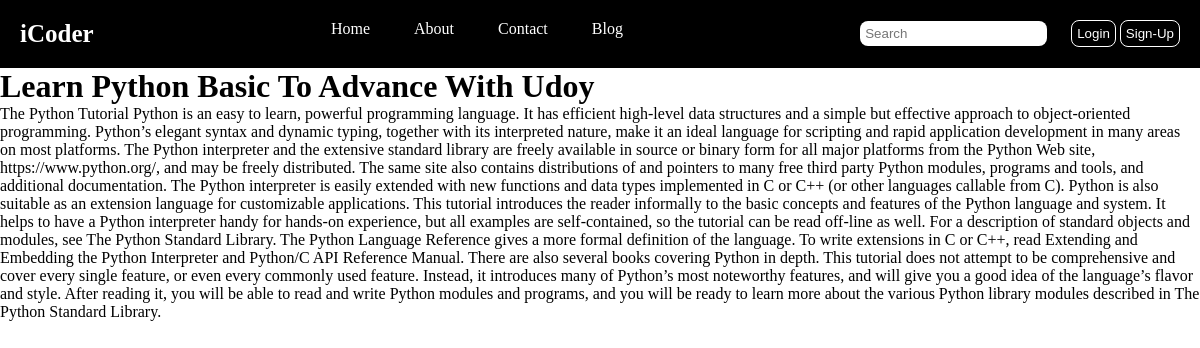
The app's page /blogpost/learn-python-basic-to-advance-with-udoy with its own data.
### Home/models.py (models this page shows, shortened)
class Blog(models.Model):
    sno = models.AutoField(primary_key=True)
    title = models.CharField(max_length=200)
    content = models.TextField()
    slug = models.CharField(max_length=100)
    time = models.DateTimeField(auto_now_add=True)

### Home/views.py (the view)
# urls.py: path('blogpost/<str:slug>', views.blogpost, name='blogpost'),
def blogpost(request, slug):
    blog = Blog.objects.filter(slug=slug).first()
    context = {'blog':blog}
    return render(request, 'blogpost.html', context)

### templates/blogpost.html
{% extends 'base.html' %}
{% block body %}
<div class="container">
    <h1 class="my-3">{{blog.title}}</h1>
    <div class="row">
        {{blog.content|safe}}
    </div>
</div>
{% endblock body %}

### static/css/base.css (style rules this page uses)
* { margin: 0; padding: 0; }

### records on screen
Blog: title "Learn Python Basic To Advance With Udoy", content "The Python Tutorial Python is an easy to learn, powerful programming language. It has efficient high-level data structures and a simple but effective approach to object-oriented programming. Python’s elegant syntax and dynamic typing, together with its interpreted nature, make it an ideal language for scripting and rapid application development in many areas on most platforms. The Python interpreter and the extensive standard library are freely available in source or binary form for all major platforms from the Python Web site, https://www.python.org/, and may be freely distributed. The same site also contains distributions of and pointers to many free third party Python modules, programs…"
